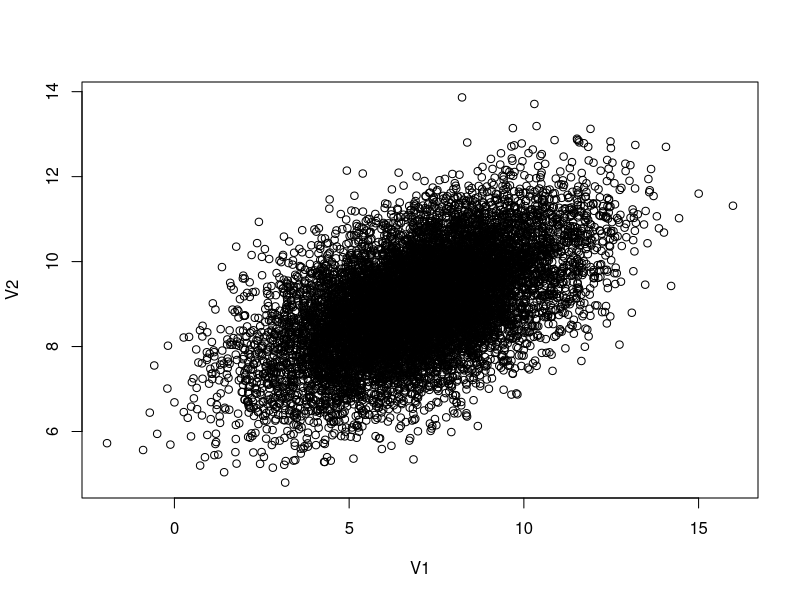
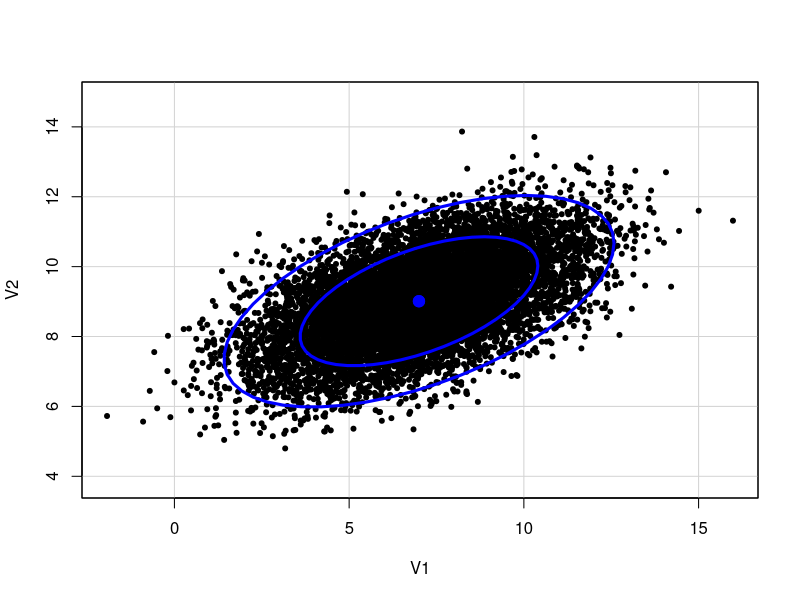

Reproduce these figures in R, in order.

library(MASS)
library(mnormt)
library(car)

#import data
data <- read.table("bivariate-measurements.txt", header = TRUE, sep = " ")

n_row = dim(data)[1]
n_col = dim(data)[2]

#calculating mean vector
mean <- matrix(0, nrow = 2, ncol = 1)
for(col in 1:n_col) {
    for(row in 1:n_row) {
        mean[col] = mean[col] + data[row, col]
    }
    mean[col] = mean[col] / n_row
}

#calculating difference matrix and variance / deviation
diffMat <- matrix(0, nrow = n_row, ncol = n_col)
var <- matrix(0, nrow = n_col, ncol = 1)
dev <- matrix(0, nrow = n_col, ncol = 1)
for(col in 1:n_col) {
    for(row in 1:n_row) {
        diffMat[row, col] = data[row, col] - mean[col]
        #calculating variance for corrolation matrix
        var[col] = var[col] + (data[row, col] - mean[col])^2
    }
    #calculating deviation
    dev[col] = sqrt(1/(n_row - 1) * var[col])
}

#calculating covariance matrix
covMat <- (n_row - 1)^(-1) * t(diffMat) %*% diffMat
covMat

#calculating corrolation matrix
corMat <- matrix(0, nrow = dim(covMat)[1], ncol = dim(covMat)[2])
for(i in 1:dim(covMat)[1]) {
    for(j in 1:dim(covMat)[2]) {
        corMat[i, j] = covMat[i, j] / (dev[i]*dev[j])
    }
}
corMat

dataplot = mvrnorm(n_row, mu = mean, Sigma = covMat)
#plotting the data
png('dataPlot.png')
plot(dataplot, xlab = "V1", ylab = "V2")

#plotting ellipses with confidence regions
png('ellipsesPlot.png')
dataEllipse(as.matrix(dataplot), levels = c(0.6827, 0.9545),
                lwd = 3, asp = 1, xlab = "V1", ylab = "V2",
                pch = 20)
